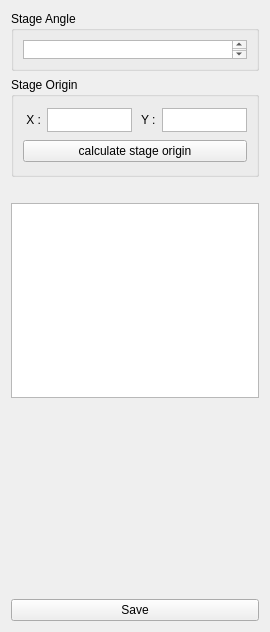
<?xml version="1.0" encoding="UTF-8"?>
<ui version="4.0">
 <class>_StageCaliberationSection</class>
 <widget class="QWidget" name="_StageCaliberationSection">
  <property name="geometry">
   <rect>
    <x>0</x>
    <y>0</y>
    <width>270</width>
    <height>632</height>
   </rect>
  </property>
  <property name="windowTitle">
   <string>Form</string>
  </property>
  <layout class="QVBoxLayout" name="verticalLayout_3">
   <item>
    <widget class="QGroupBox" name="stage_angle_group_box">
     <property name="sizePolicy">
      <sizepolicy hsizetype="Preferred" vsizetype="Minimum">
       <horstretch>0</horstretch>
       <verstretch>0</verstretch>
      </sizepolicy>
     </property>
     <property name="maximumSize">
      <size>
       <width>16777215</width>
       <height>60</height>
      </size>
     </property>
     <property name="title">
      <string>Stage Angle</string>
     </property>
     <layout class="QVBoxLayout" name="verticalLayout">
      <item>
       <widget class="QTextBrowser" name="stage_angle_out_browser">
        <property name="maximumSize">
         <size>
          <width>16777215</width>
          <height>24</height>
         </size>
        </property>
       </widget>
      </item>
     </layout>
    </widget>
   </item>
   <item>
    <widget class="QGroupBox" name="stage_origin_groupbox">
     <property name="sizePolicy">
      <sizepolicy hsizetype="Preferred" vsizetype="Minimum">
       <horstretch>0</horstretch>
       <verstretch>0</verstretch>
      </sizepolicy>
     </property>
     <property name="maximumSize">
      <size>
       <width>16777215</width>
       <height>100</height>
      </size>
     </property>
     <property name="title">
      <string>Stage Origin</string>
     </property>
     <layout class="QVBoxLayout" name="verticalLayout_2">
      <item>
       <layout class="QHBoxLayout" name="horizontalLayout">
        <item>
         <widget class="QLabel" name="stage_angle_label_X">
          <property name="text">
           <string> X :</string>
          </property>
         </widget>
        </item>
        <item>
         <widget class="QTextBrowser" name="stage_angle_out_browser_X">
          <property name="maximumSize">
           <size>
            <width>16777215</width>
            <height>24</height>
           </size>
          </property>
         </widget>
        </item>
        <item>
         <widget class="QLabel" name="stage_angle_label_Y">
          <property name="text">
           <string> Y :</string>
          </property>
         </widget>
        </item>
        <item>
         <widget class="QTextBrowser" name="stage_angle_out_browser_Y">
          <property name="maximumSize">
           <size>
            <width>16777215</width>
            <height>24</height>
           </size>
          </property>
         </widget>
        </item>
       </layout>
      </item>
      <item>
       <widget class="QPushButton" name="calculate_origin_button">
        <property name="text">
         <string>calculate stage origin</string>
        </property>
       </widget>
      </item>
     </layout>
    </widget>
   </item>
   <item>
    <widget class="QLabel" name="histogram_image_label">
     <property name="minimumSize">
      <size>
       <width>0</width>
       <height>0</height>
      </size>
     </property>
     <property name="text">
      <string/>
     </property>
    </widget>
   </item>
   <item>
    <widget class="QTextBrowser" name="instruction_display_text_browser">
     <property name="source">
      <url>
       <string>qrc:/Config/Docs/instructions_light_caliberation.htm</string>
      </url>
     </property>
    </widget>
   </item>
   <item>
    <spacer name="verticalSpacer">
     <property name="orientation">
      <enum>Qt::Vertical</enum>
     </property>
     <property name="sizeHint" stdset="0">
      <size>
       <width>20</width>
       <height>40</height>
      </size>
     </property>
    </spacer>
   </item>
   <item>
    <widget class="QPushButton" name="save_button">
     <property name="text">
      <string>Save</string>
     </property>
    </widget>
   </item>
  </layout>
 </widget>
 <resources/>
 <connections/>
</ui>
